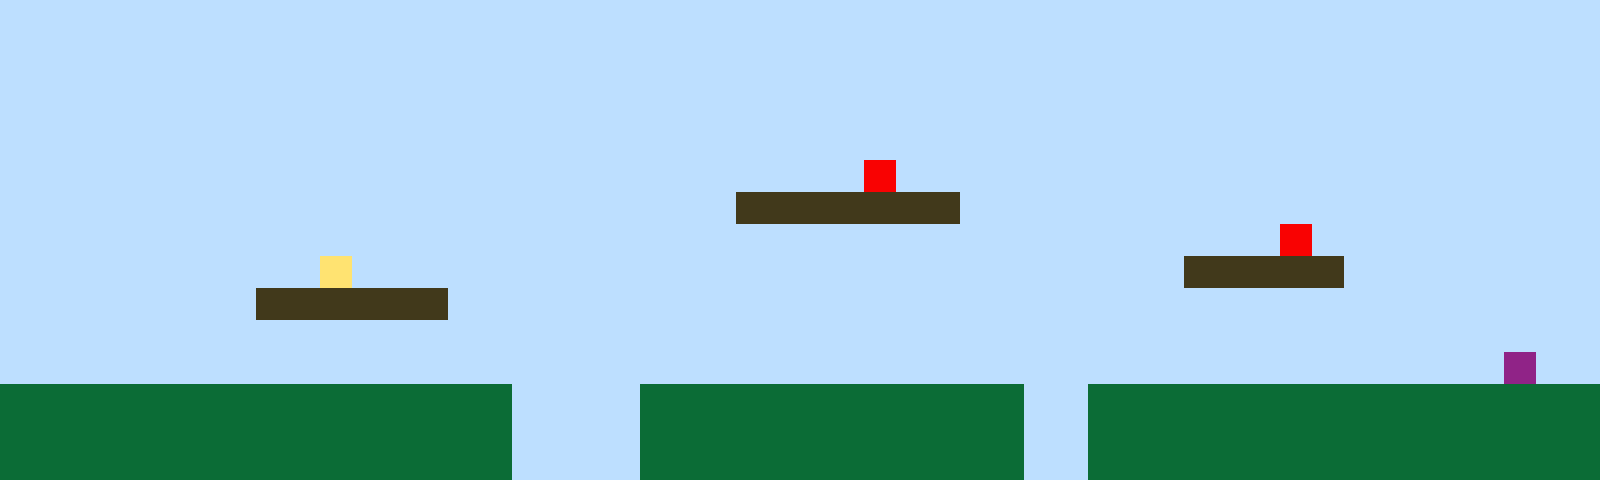

A 2D game scene composited from a Tiled map and its tileset images. What follows is a short description and the map's XML, with every tile layer's data as written:
An orthogonal 50x15 tile map with 32x32 px tiles, 1 tile layer (Tile Layer 1).

<map version="1.10" tiledversion="1.11.2" orientation="orthogonal" renderorder="right-up" width="50" height="15" tilewidth="32" tileheight="32" infinite="0" nextlayerid="2" nextobjectid="1"><editorsettings><export target="map1.csv" format="csv" /></editorsettings><tileset firstgid="1" name="sprites" tilewidth="32" tileheight="32" tilecount="6" columns="3"><image source="sprites.png" width="96" height="64" /></tileset><layer id="1" name="Tile Layer 1" width="50" height="15"><data encoding="csv">1,1,1,1,1,1,1,1,1,1,1,1,1,1,1,1,1,1,1,1,1,1,1,1,1,1,1,1,1,1,1,1,1,1,1,1,1,1,1,1,1,1,1,1,1,1,1,1,1,1,1,1,1,1,1,1,1,1,1,1,1,1,1,1,1,1,1,1,1,1,1,1,1,1,1,1,1,1,1,1,1,1,1,1,1,1,1,1,1,1,1,1,1,1,1,1,1,1,1,1,1,1,1,1,1,1,1,1,1,1,1,1,1,1,1,1,1,1,1,1,1,1,1,1,1,1,1,1,1,1,1,1,1,1,1,1,1,1,1,1,1,1,1,1,1,1,1,1,1,1,1,1,1,1,1,1,1,1,1,1,1,1,1,1,1,1,1,1,1,1,1,1,1,1,1,1,1,1,1,1,1,1,1,1,1,1,1,1,1,1,1,1,1,1,1,1,1,1,1,1,1,1,1,1,1,1,1,1,1,1,1,1,1,1,1,1,1,1,1,1,1,1,1,1,1,1,1,1,1,1,1,1,1,1,1,1,1,1,1,1,1,1,1,1,1,1,1,1,1,1,1,1,1,1,1,1,1,1,1,1,1,1,1,1,1,1,1,1,1,1,1,1,1,1,1,1,1,5,1,1,1,1,1,1,1,1,1,1,1,1,1,1,1,1,1,1,1,1,1,1,1,1,1,1,1,1,1,1,1,1,1,1,1,1,1,1,1,1,1,1,1,1,1,3,3,3,3,3,3,3,1,1,1,1,1,1,1,1,1,1,1,1,1,1,1,1,1,1,1,1,1,1,1,1,1,1,1,1,1,1,1,1,1,1,1,1,1,1,1,1,1,1,1,1,1,1,1,1,1,1,1,1,1,1,1,1,1,1,1,1,5,1,1,1,1,1,1,1,1,1,1,1,1,1,1,1,1,1,1,1,4,1,1,1,1,1,1,1,1,1,1,1,1,1,1,1,1,1,1,1,1,1,1,1,1,1,1,3,3,3,3,3,1,1,1,1,1,1,1,1,1,1,1,1,1,1,1,1,3,3,3,3,3,3,1,1,1,1,1,1,1,1,1,1,1,1,1,1,1,1,1,1,1,1,1,1,1,1,1,1,1,1,1,1,1,1,1,1,1,1,1,1,1,1,1,1,1,1,1,1,1,1,1,1,1,1,1,1,1,1,1,1,1,1,1,1,1,1,1,1,1,1,1,1,1,1,1,1,1,1,1,1,1,1,1,1,1,1,1,1,1,1,1,1,1,1,1,1,1,1,1,1,1,1,1,1,1,1,1,1,1,1,1,1,1,1,1,1,1,1,1,1,1,1,1,1,1,1,1,1,1,1,1,1,1,1,1,6,1,1,2,2,2,2,2,2,2,2,2,2,2,2,2,2,2,2,1,1,1,1,2,2,2,2,2,2,2,2,2,2,2,2,1,1,2,2,2,2,2,2,2,2,2,2,2,2,2,2,2,2,2,2,2,2,2,2,2,2,2,2,2,2,2,2,2,2,1,1,1,1,2,2,2,2,2,2,2,2,2,2,2,2,1,1,2,2,2,2,2,2,2,2,2,2,2,2,2,2,2,2,2,2,2,2,2,2,2,2,2,2,2,2,2,2,2,2,1,1,1,1,2,2,2,2,2,2,2,2,2,2,2,2,1,1,2,2,2,2,2,2,2,2,2,2,2,2,2,2,2,2</data></layer></map>
